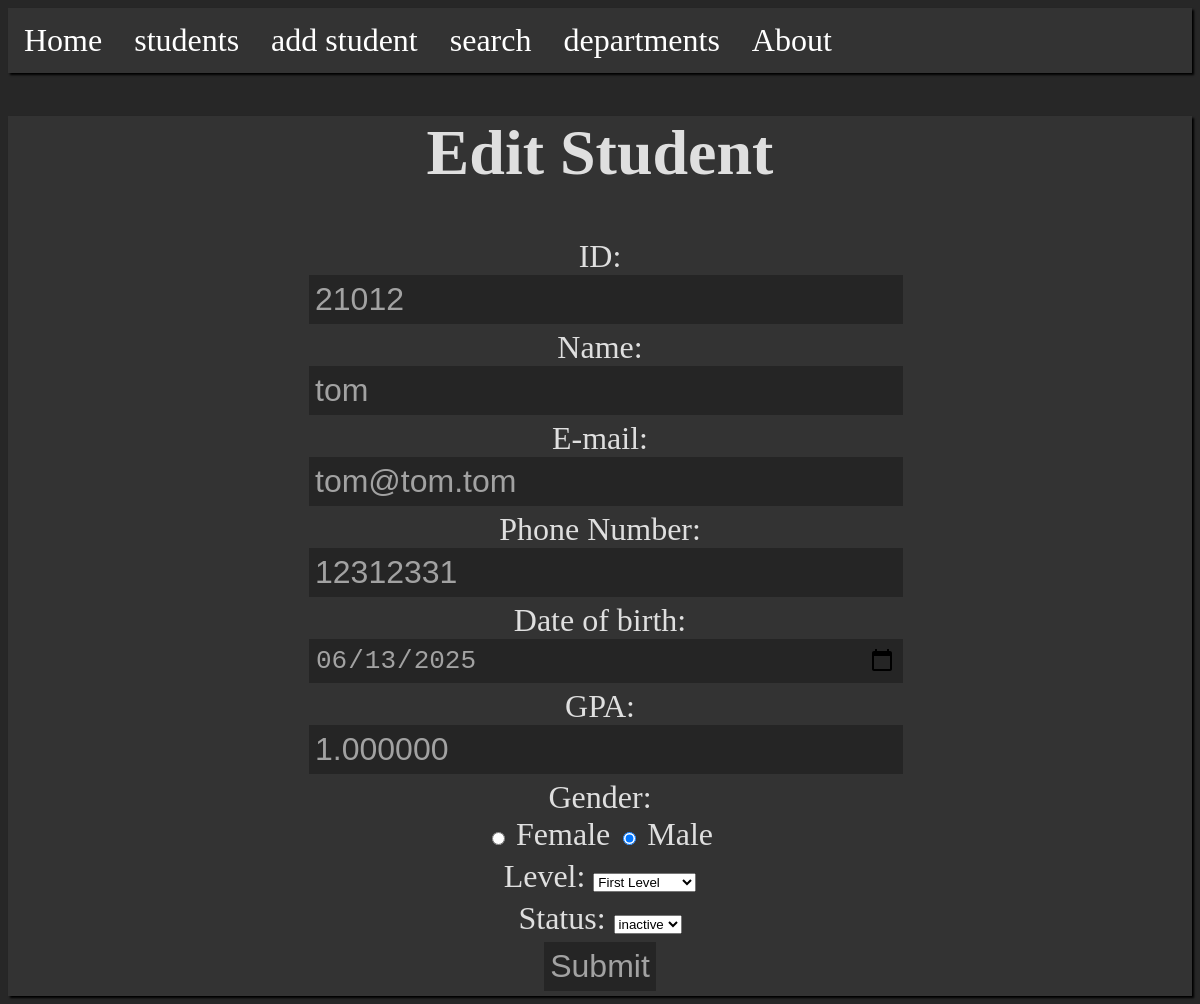
/student/edit/21012, run on the app's committed database.
### management/models.py (models this page shows, shortened)
class Student(models.Model):
	GENDER_CHOICES = (
		('M', 'Male'),
		('F', 'Female'),
	)
	STATUS_CHOICES = (
		("active", "active"),
		("inactive", "inactive")
	)
	LEVEL_CHOICES = (
		("1", "First Level"),
		("2", "Second Level"),
		("3", "Third Level"),
		("4", "Fourth Level"),
	)
	id = models.PositiveIntegerField(primary_key=True)
	name = models.CharField(max_length=200, null=False)
	email = models.EmailField(max_length = 254, null=True)
	date_of_birth = models.DateField(max_length=12, null=False)
	gpa = models.DecimalField(decimal_places=6, max_digits=7)
	gender = models.CharField(max_length=1, choices=GENDER_CHOICES, null=False)
	level = models.CharField(max_length=10, choices=LEVEL_CHOICES, default='1', null=False)
	status = models.CharField(max_length=10, choices=STATUS_CHOICES, null=False)
	department = models.ForeignKey(Department, on_delete=models.DO_NOTHING, default=5)
	mobile_number = models.CharField(max_length=12, null=True)

### management/views.py (the view, shortened to what this page needs)
# urls.py: path('student/edit/<int:id>', views.student_edit, name="student_edit"),
def student_edit(request, id):
	errors = {}
	context = {}
	try:
		student = Student.objects.get(id = id)
		context['student'] = student
	except Exception as e:
		errors['student_error'] = "Student ID doesn't exist"
		context["errors"] = errors
	return render(request, 'management/student_edit.html', context)

### management/templates/management/student_edit.html (shortened to what this page needs)
{% extends 'management/base.html' %}
{% block content %}
	{%if errors.student_error%}
	<div class="container">
		<label>errors:</label>
		{%for key, value in errors.items%}
		<span>{{key}}: {{value}}</span>
		<br>
		{%endfor%}
	</div>
	{%else%}
	<div class="container center">
		<h1>Edit Student </h1>
		<form method="POST" class="center student-form">
			<div class="form-row">
				<label for="id">ID:</label>
				<input type="number" name="id" id="id" value="{{student.id}}">
			</div>
			<div class="form-row">
				<label for="name">Name:</label>
				<input type="text" name="name" id="name" value="{{student.name}}">
			</div>
			<div class="form-row">
				<label for="email">E-mail:</label>
				<input type="email" name="email" id="email" value="{{student.email}}">
			</div>
			<div class="form-row">
				<label for="phone">Phone Number:</label>
				<input type="text" name="phone_number" id="phone" maxlength="11" value="{{student.mobile_number}}">
			</div>
			<div class="form-row">
				<label for="date">Date of birth:</label>
				<input type="date" name="date_of_birth" id="date" value='{{student.date_of_birth |date:"Y-m-d"}}'>
			</div>
			<div class="form-row">
				<label for="gpa">GPA:</label>
				<input type="number" name="gpa" id="gpa" value="{{student.gpa}}">
			</div>
			<div class="form-row">
				<label for="gender">Gender:</label><br>
				<input type="radio" id="female" name="gender" value="F" {%if student.gender == 'F'%} checked{%endif%}>
				<label for="female">Female</label>
				<input type="radio" id="male" name="gender" value="M" {%if student.gender == 'M'%} checked {%endif%}>
				<label for="male">Male</label>
			</div>
			<div class="form-row">
				<label for="level">Level:</label>
				<select name="level" id="lvl">
					<option value="1" {%if student.level == '1'%} selected="selected" {%endif%}>First Level</option>
				</select>
			</div>
			<div class="form-row">
				<label for="status">Status:</label>
				<select name="status" id="stat">
					<option value="inactive" {%if student.status == 'inactive'%} selected="selected" {%endif%}>inactive</option>
				</select>
			</div>
			<div class="form-row">
				<input type="submit" name="" id="">
			</div>
		</form>
	</div>
	{%endif%}
{% endblock content%}

### management/static/style.css (style rules this page uses)
body, #content { background-color: #272727; color: rgb(223, 223, 223); font-size: xx-large; }
button, input[type=submit] { color: rgb(162, 162, 162); background-color: rgb(37, 37, 37); border: none; padding: 6px; font-size: xx-large; cursor: pointer; }
.container { margin-top: 2vw; background-color: #333; box-shadow: 2px 2px 2px rgb(0, 0, 0); }
.center { text-align: center; }
.student-form input[type=text], input[type=number], input[type=email], input[type=date] { color: rgb(162, 162, 162); background-color: rgb(37, 37, 37); border: none; width: 100%; padding: 6px; margin-right: 0px; font-size: xx-large; }
label { display: inline; }
form { width: 50%; display: inline-block; }
.form-row { margin: 5px; display: block; }

### data on the page
Student: id "21012", name "tom", email "tom@tom.tom", phone_number "12312331", date_of_birth "06/13/2025", gpa "1.000000", gender "☐ Female", gender "☑ Male", level "First Level", status "inactive"
